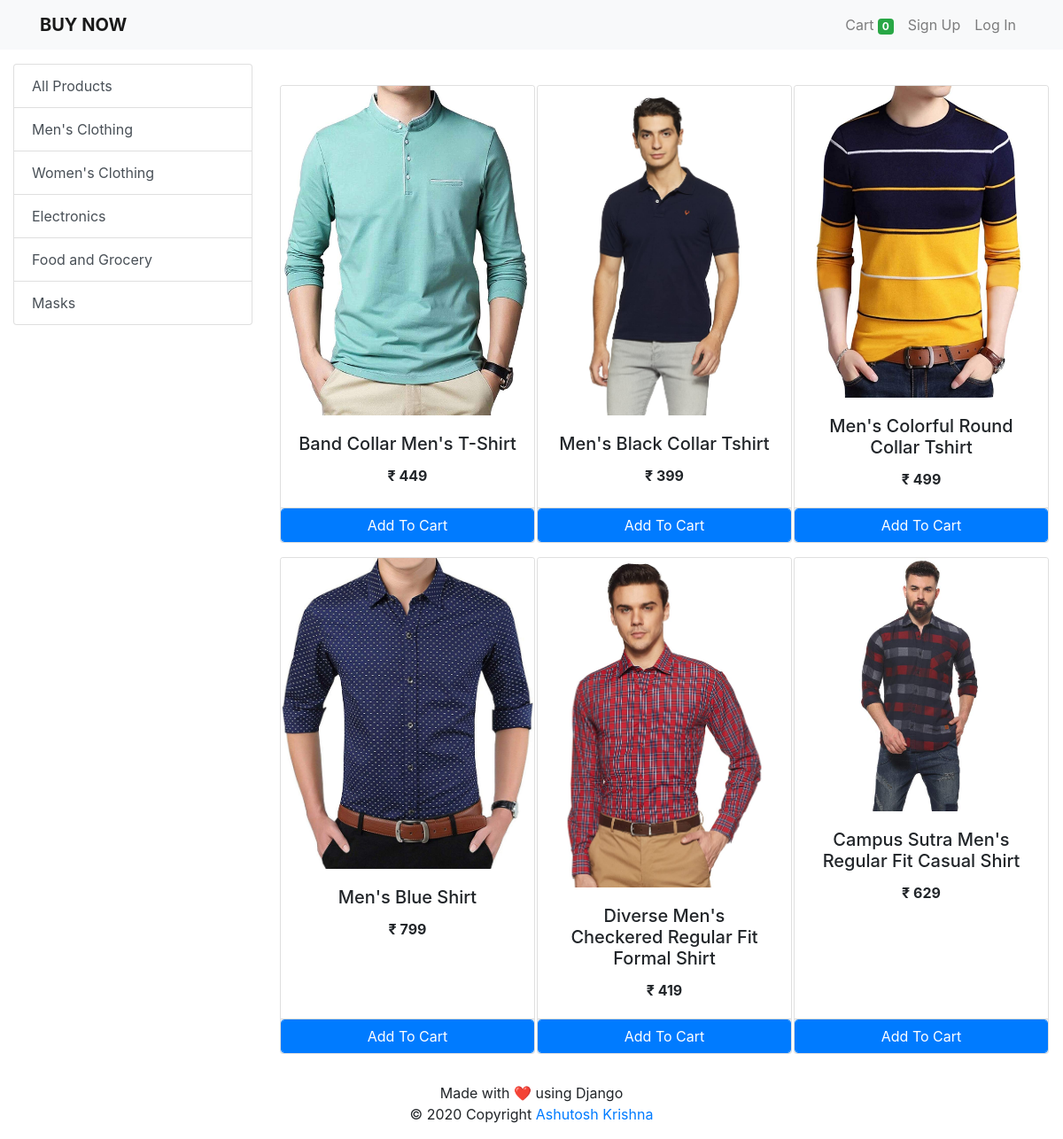
/?category=1, run on the app's committed database.
### shop/models/categories.py (models this page shows, shortened)
class Category(models.Model):
    name = models.CharField(max_length=20)
    @staticmethod
    def get_all_categories():
        return Category.objects.all()

### shop/models/products.py (models this page shows, shortened)
class Product(models.Model):
    name = models.CharField(max_length=50)
    price = models.IntegerField(default=0)
    category = models.ForeignKey(Category, on_delete=models.CASCADE, default=1)
    description = models.CharField(max_length=5000,default='',null=True,blank=True)
    image = models.ImageField(upload_to='uploads/products/')
    @staticmethod
    def get_all_products_by_id(category_id):
        if category_id:
            return Product.objects.filter(category = category_id)
        else:
            return Product.get_all_products()

### shop/views/index.py (the view, shortened to what this page needs)
# urls.py: path('', Index.as_view(), name="index"),
class Index(View):
    def get(self, request):
        cart = request.session.get('cart')
        if not cart:
            request.session['cart'] = {}
        products = None
        categories = Category.get_all_categories()
        categoryID = request.GET.get('category')
        if categoryID:
            products = Product.get_all_products_by_id(categoryID)
        else:
            products = Product.get_all_products()
        context = {
            "products": products,
            "categories": categories
        }
        return render(request, "index.html", context)

### shop/templatetags/cart.py (called while the page is built)
@register.filter(name='is_in_cart')
def is_in_cart(product, cart):
    keys = cart.keys()
    for id in keys:
        if int(id) == product.id:
            return True
    return False

### shop/templatetags/custom.py (called while the page is built)
@register.filter(name='currency')
def currency(number):
    return "₹ "+str(number)

### shop/templates/index.html (shortened to what this page needs)
<head>
</head>
{% extends 'base.html' %} {% block content %} {% load cart %} {% load custom %}
<div class="container-fluid mt-3">
  <div class="row">
    <div class="col-lg-3 mx-auto">
      <div class="list-group">
        <a href="/" class="list-group-item list-group-item-action"
          >All Products</a
        >
        {% for category in categories %}
        <a
          href="/?category={{category.id}}"
          class="list-group-item list-group-item-action"
          >{{category.name}}</a
        >
        {% endfor %}
      </div>
    </div>
    <br />
    <div id="products" class="col-lg-9 mx-auto">
      <br />
      <div class="row mx-auto">
        {% for product in products %}
        <div class="card mx-auto mb-3" id="{{product.id}}" style="width: 18rem">
          <img
            src="{{product.image.url}}"
            class="card-img-top"
            alt="{{product.name}}"
          />
          <div class="card-body">
            <center><h5 class="card-title">{{product.name}}</h5></center>
            <center>
              <b><p class="card-text">{{product.price|currency}}</p></b>
            </center>
          </div>
          <div class="card-footer p-0 no-gutters">
            {% if product|is_in_cart:request.session.cart %}
            <div class="row no-gutters">
              <form action="/#{{product.id}}" class="col-2" method="post">
                {% csrf_token %}
                <input
                  hidden
                  type="text"
                  name="product"
                  value="{{product.id}}"
                />
                <input hidden type="text" name="remove" value="True" />
                <input
                  type="submit"
                  value=" - "
                  class="btn btn-block btn-light border-right"
                />
              </form>
              <div class="text-center col">
                {{product|cart_quantity:request.session.cart}}
              </div>
              <form action="/#{{product.id}}" class="col-2" method="post">
                {% csrf_token %}
                <input
                  hidden
                  type="text"
                  name="product"
                  value="{{product.id}}"
                />
                <input
                  type="submit"
                  value=" + "
                  class="btn btn-block btn-light border-left"
                />
              </form>
            </div>
            {% else %}
            <form action="/#{{product.id}}" method="POST" class="btn-block">
              <input
                type="submit"
                class="float-right btn btn-primary form-control"
                value="Add To Cart"
              />
            </form>
            {% endif %}
          </div>
        </div>
        {% endfor %}
      </div>
    </div>
  </div>
</div>
{% endblock %}

### data on the page
Category: name "Men's Clothing"
Category: name "Women's Clothing"
Category: name "Electronics"
Category: name "Food and Grocery"
Category: name "Masks"
Product: {{ product.id }} 1 (drawn), image (picture), name "Band Collar Men's T-Shirt", price "₹ 449"
Product: image (picture), name "Men's Black Collar Tshirt", price "₹ 399"
Product: image (picture), name "Men's Colorful Round Collar Tshirt", price "₹ 499"
Product: image (picture), name "Men's Blue Shirt", price "₹ 799"
Product: image (picture), name "Diverse Men's Checkered Regular Fit Formal Shirt", price "₹ 419"
Product: image (picture), name "Campus Sutra Men's Regular Fit Casual Shirt", price "₹ 629"

### other printed values
{{ request.session.cart.keys|length }} "0"
